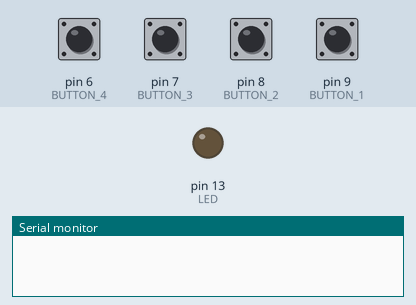
Simulated run of this sketch. Board: Arduino Uno, built with avr-gcc and run on an emulated ATmega328P. Parts: output pins drawn as LEDs (lit = HIGH), the last lines printed to the serial monitor. The test bench sets the inputs (shaded band); at power-on: pin 6 (BUTTON_4), pin 7 (BUTTON_3), pin 8 (BUTTON_2), pin 9 (BUTTON_1) LOW.

Above: at 1.2 s.
1.3 s: pin 6 (BUTTON_4) pulled HIGH for 0.15 s
At 1.37 s:
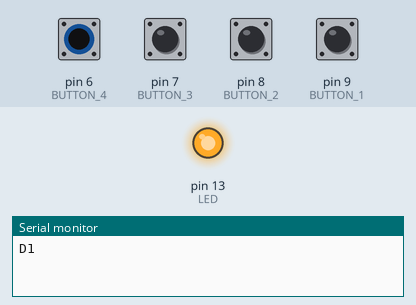
2.9 s: pin 7 (BUTTON_3) pulled HIGH for 0.15 s
At 3.8 s:
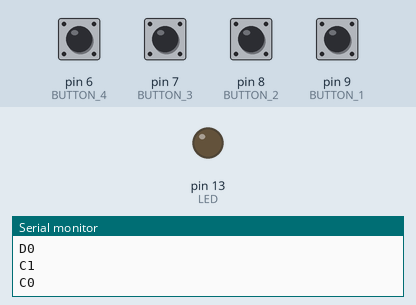
4.5 s: pin 8 (BUTTON_2) pulled HIGH for 0.15 s
At 5.0 s:
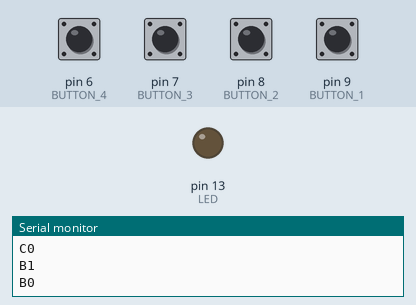
6.1 s: pin 9 (BUTTON_1) pulled HIGH for 0.15 s
At 7.4 s:
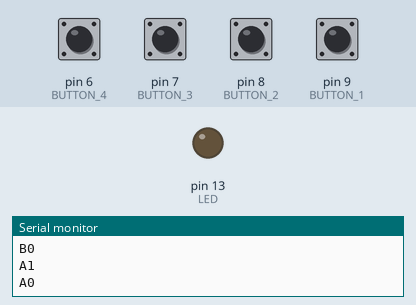
Timing chart, 0 to 8.7 s (numbered marks = the images above; inputs shaded):
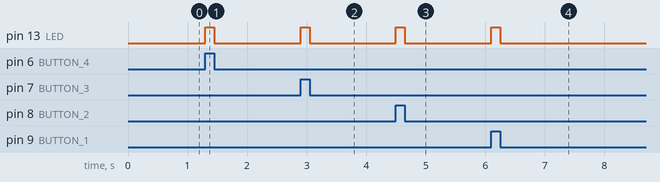

Measured:
- after the input at 1.3 s, pin 13 (LED): LOW → HIGH at once, → LOW 0.15 s later
- after the input at 2.9 s, pin 13 (LED): LOW → HIGH at once, → LOW 0.15 s later
- after the input at 4.5 s, pin 13 (LED): LOW → HIGH at once, → LOW 0.15 s later
- after the input at 6.1 s, pin 13 (LED): LOW → HIGH at once, → LOW 0.15 s later

The sketch:

working-with-four-pushbuttons--faster.ino
```cpp
#define BUTTON_1 9
#define BUTTON_2 8
#define BUTTON_3 7
#define BUTTON_4 6
#define LED      13

byte stateOfButtonOne = 0;
byte stateOfButtonTwo = 0;
byte stateOfButtonThree = 0;
byte stateOfButtonFour = 0;

byte previousStateOfButtonOne = 0;
byte previousStateOfButtonTwo = 0;
byte previousStateOfButtonThree = 0;
byte previousStateOfButtonFour = 0;

void setup() {
   pinMode(BUTTON_1, INPUT);
   pinMode(BUTTON_2, INPUT);
   pinMode(BUTTON_3, INPUT);
   pinMode(BUTTON_4, INPUT);
   pinMode(LED, OUTPUT);

   Serial.begin(9600);
}

inline void serialPrintButtonValue(char *button, byte *stateOfButton, byte *previousStateOfButton )
{
  if (*stateOfButton != *previousStateOfButton) {
    if (*stateOfButton == HIGH) {
      Serial.print(button);
      Serial.println(HIGH);
      digitalWrite(LED, HIGH);
    } else {
      Serial.print(button);
      Serial.println(LOW);
      digitalWrite(LED, LOW);
    }

    *previousStateOfButton = *stateOfButton;
  }
}

void loop() {
  stateOfButtonOne = digitalRead(BUTTON_1);
  stateOfButtonTwo = digitalRead(BUTTON_2);
  stateOfButtonThree = digitalRead(BUTTON_3);
  stateOfButtonFour = digitalRead(BUTTON_4);

  serialPrintButtonValue("A", &stateOfButtonOne, &previousStateOfButtonOne);
  serialPrintButtonValue("B", &stateOfButtonTwo, &previousStateOfButtonTwo);
  serialPrintButtonValue("C", &stateOfButtonThree, &previousStateOfButtonThree);
  serialPrintButtonValue("D", &stateOfButtonFour, &previousStateOfButtonFour);
}
```
